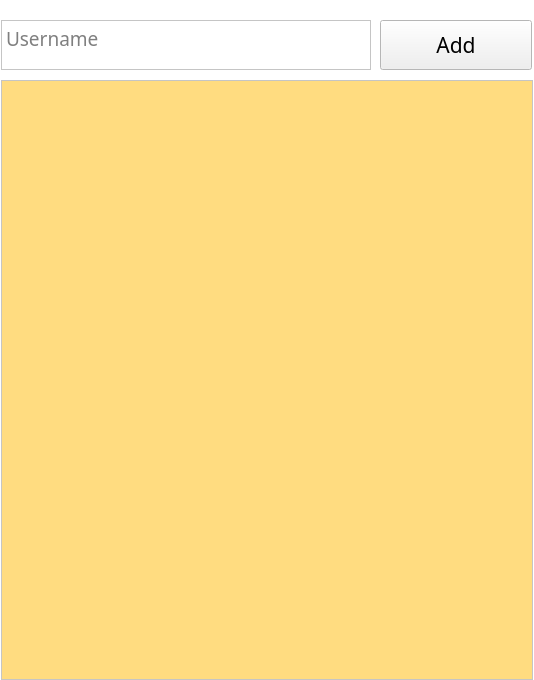
<?xml version="1.0" encoding="UTF-8"?>
<ui version="4.0">
 <class>Form</class>
 <widget class="QWidget" name="Form">
  <property name="geometry">
   <rect>
    <x>0</x>
    <y>0</y>
    <width>534</width>
    <height>680</height>
   </rect>
  </property>
  <property name="palette">
   <palette>
    <active>
     <colorrole role="Base">
      <brush brushstyle="SolidPattern">
       <color alpha="255">
        <red>255</red>
        <green>255</green>
        <blue>255</blue>
       </color>
      </brush>
     </colorrole>
     <colorrole role="Window">
      <brush brushstyle="SolidPattern">
       <color alpha="255">
        <red>255</red>
        <green>255</green>
        <blue>255</blue>
       </color>
      </brush>
     </colorrole>
    </active>
    <inactive>
     <colorrole role="Base">
      <brush brushstyle="SolidPattern">
       <color alpha="255">
        <red>255</red>
        <green>255</green>
        <blue>255</blue>
       </color>
      </brush>
     </colorrole>
     <colorrole role="Window">
      <brush brushstyle="SolidPattern">
       <color alpha="255">
        <red>255</red>
        <green>255</green>
        <blue>255</blue>
       </color>
      </brush>
     </colorrole>
    </inactive>
    <disabled>
     <colorrole role="Base">
      <brush brushstyle="SolidPattern">
       <color alpha="255">
        <red>255</red>
        <green>255</green>
        <blue>255</blue>
       </color>
      </brush>
     </colorrole>
     <colorrole role="Window">
      <brush brushstyle="SolidPattern">
       <color alpha="255">
        <red>255</red>
        <green>255</green>
        <blue>255</blue>
       </color>
      </brush>
     </colorrole>
    </disabled>
   </palette>
  </property>
  <property name="windowTitle">
   <string>InstaStore</string>
  </property>
  <property name="windowIcon">
   <iconset>
    <normaloff>Assets/icon.png</normaloff>Assets/icon.png</iconset>
  </property>
  <widget class="QTextEdit" name="search_bar">
   <property name="geometry">
    <rect>
     <x>1</x>
     <y>20</y>
     <width>370</width>
     <height>50</height>
    </rect>
   </property>
   <property name="font">
    <font>
     <family>Simplified Arabic</family>
     <pointsize>14</pointsize>
    </font>
   </property>
   <property name="placeholderText">
    <string>Username</string>
   </property>
  </widget>
  <widget class="QPushButton" name="search_button">
   <property name="geometry">
    <rect>
     <x>380</x>
     <y>20</y>
     <width>152</width>
     <height>50</height>
    </rect>
   </property>
   <property name="font">
    <font>
     <family>Simplified Arabic</family>
     <pointsize>16</pointsize>
    </font>
   </property>
   <property name="cursor">
    <cursorShape>PointingHandCursor</cursorShape>
   </property>
   <property name="text">
    <string>Add</string>
   </property>
  </widget>
  <widget class="QListWidget" name="profiles_list">
   <property name="geometry">
    <rect>
     <x>1</x>
     <y>80</y>
     <width>532</width>
     <height>600</height>
    </rect>
   </property>
   <property name="palette">
    <palette>
     <active>
      <colorrole role="Base">
       <brush brushstyle="SolidPattern">
        <color alpha="255">
         <red>255</red>
         <green>220</green>
         <blue>128</blue>
        </color>
       </brush>
      </colorrole>
     </active>
     <inactive>
      <colorrole role="Base">
       <brush brushstyle="SolidPattern">
        <color alpha="255">
         <red>255</red>
         <green>220</green>
         <blue>128</blue>
        </color>
       </brush>
      </colorrole>
     </inactive>
     <disabled>
      <colorrole role="Base">
       <brush brushstyle="SolidPattern">
        <color alpha="255">
         <red>255</red>
         <green>255</green>
         <blue>255</blue>
        </color>
       </brush>
      </colorrole>
     </disabled>
    </palette>
   </property>
  </widget>
 </widget>
 <resources/>
 <connections/>
</ui>
